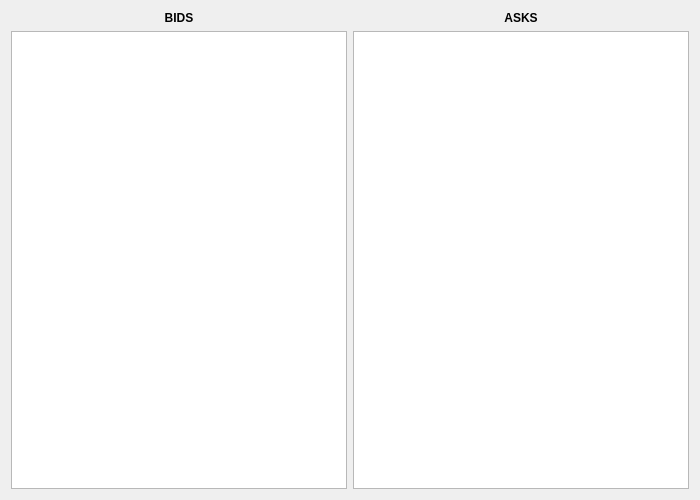
<?xml version="1.0" encoding="UTF-8"?>
<ui version="4.0">
 <class>OrderBookWindow</class>
 <widget class="QWidget" name="OrderBookWindow">
  <property name="geometry">
   <rect>
    <x>0</x>
    <y>0</y>
    <width>700</width>
    <height>500</height>
   </rect>
  </property>
  <property name="windowTitle">
   <string>Order Book</string>
  </property>
  <layout class="QVBoxLayout" name="verticalLayout">
   <item>
    <layout class="QHBoxLayout" name="horizontalLayout">
     <item>
      <layout class="QVBoxLayout" name="layoutBids">
       <item>
        <widget class="QLabel" name="labelBids">
         <property name="font">
          <font>
           <bold>true</bold>
          </font>
         </property>
         <property name="text">
          <string>BIDS</string>
         </property>
         <property name="alignment">
          <set>Qt::AlignmentFlag::AlignCenter</set>
         </property>
        </widget>
       </item>
       <item>
        <widget class="QTableWidget" name="tableBids">
         <property name="editTriggers">
          <set>QAbstractItemView::EditTrigger::NoEditTriggers</set>
         </property>
         <property name="alternatingRowColors">
          <bool>true</bool>
         </property>
        </widget>
       </item>
      </layout>
     </item>
     <item>
      <layout class="QVBoxLayout" name="layoutAsks">
       <item>
        <widget class="QLabel" name="labelAsks">
         <property name="font">
          <font>
           <bold>true</bold>
          </font>
         </property>
         <property name="text">
          <string>ASKS</string>
         </property>
         <property name="alignment">
          <set>Qt::AlignmentFlag::AlignCenter</set>
         </property>
        </widget>
       </item>
       <item>
        <widget class="QTableWidget" name="tableAsks">
         <property name="editTriggers">
          <set>QAbstractItemView::EditTrigger::NoEditTriggers</set>
         </property>
         <property name="alternatingRowColors">
          <bool>true</bool>
         </property>
        </widget>
       </item>
      </layout>
     </item>
    </layout>
   </item>
  </layout>
 </widget>
 <resources/>
 <connections/>
</ui>
